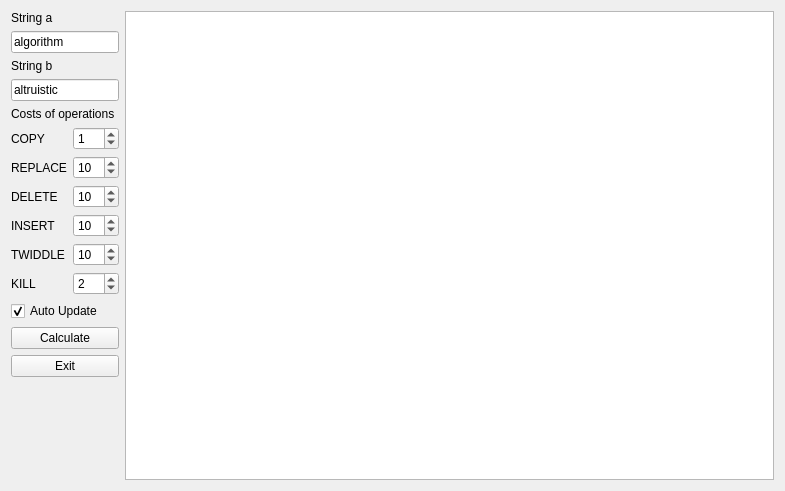
<?xml version="1.0" encoding="UTF-8"?>
<ui version="4.0">
 <class>MainWindow</class>
 <widget class="QMainWindow" name="MainWindow">
  <property name="geometry">
   <rect>
    <x>0</x>
    <y>0</y>
    <width>785</width>
    <height>491</height>
   </rect>
  </property>
  <property name="windowTitle">
   <string>Edit Distance, Zhaoyang, March 2016</string>
  </property>
  <widget class="QWidget" name="centralWidget">
   <property name="sizePolicy">
    <sizepolicy hsizetype="Maximum" vsizetype="Maximum">
     <horstretch>0</horstretch>
     <verstretch>0</verstretch>
    </sizepolicy>
   </property>
   <layout class="QHBoxLayout" name="horizontalLayout_2">
    <item>
     <layout class="QHBoxLayout" name="horizontalLayout" stretch="0,1">
      <item>
       <layout class="QVBoxLayout" name="verticalLayout_2">
        <item>
         <widget class="QLabel" name="label">
          <property name="text">
           <string>String a</string>
          </property>
         </widget>
        </item>
        <item>
         <widget class="QLineEdit" name="_a">
          <property name="text">
           <string>algorithm</string>
          </property>
         </widget>
        </item>
        <item>
         <widget class="QLabel" name="label_2">
          <property name="text">
           <string>String b</string>
          </property>
         </widget>
        </item>
        <item>
         <widget class="QLineEdit" name="_b">
          <property name="text">
           <string>altruistic</string>
          </property>
         </widget>
        </item>
        <item>
         <widget class="QLabel" name="label_5">
          <property name="text">
           <string>Costs of operations</string>
          </property>
         </widget>
        </item>
        <item>
         <layout class="QGridLayout" name="gridLayout" columnstretch="0,1" columnminimumwidth="0,0">
          <item row="0" column="0">
           <widget class="QLabel" name="label_3">
            <property name="text">
             <string>COPY</string>
            </property>
           </widget>
          </item>
          <item row="1" column="0">
           <widget class="QLabel" name="label_4">
            <property name="text">
             <string>REPLACE</string>
            </property>
           </widget>
          </item>
          <item row="0" column="1">
           <widget class="QSpinBox" name="_0">
            <property name="value">
             <number>1</number>
            </property>
           </widget>
          </item>
          <item row="1" column="1">
           <widget class="QSpinBox" name="_1">
            <property name="value">
             <number>10</number>
            </property>
           </widget>
          </item>
          <item row="2" column="1">
           <widget class="QSpinBox" name="_2">
            <property name="value">
             <number>10</number>
            </property>
           </widget>
          </item>
          <item row="3" column="1">
           <widget class="QSpinBox" name="_3">
            <property name="value">
             <number>10</number>
            </property>
           </widget>
          </item>
          <item row="4" column="1">
           <widget class="QSpinBox" name="_4">
            <property name="value">
             <number>10</number>
            </property>
           </widget>
          </item>
          <item row="5" column="1">
           <widget class="QSpinBox" name="_5">
            <property name="value">
             <number>2</number>
            </property>
           </widget>
          </item>
          <item row="2" column="0">
           <widget class="QLabel" name="label_6">
            <property name="text">
             <string>DELETE</string>
            </property>
           </widget>
          </item>
          <item row="3" column="0">
           <widget class="QLabel" name="label_7">
            <property name="text">
             <string>INSERT</string>
            </property>
           </widget>
          </item>
          <item row="4" column="0">
           <widget class="QLabel" name="label_8">
            <property name="text">
             <string>TWIDDLE</string>
            </property>
           </widget>
          </item>
          <item row="5" column="0">
           <widget class="QLabel" name="label_9">
            <property name="text">
             <string>KILL</string>
            </property>
           </widget>
          </item>
         </layout>
        </item>
        <item>
         <widget class="QCheckBox" name="checkBox">
          <property name="text">
           <string>Auto Update</string>
          </property>
          <property name="checked">
           <bool>true</bool>
          </property>
         </widget>
        </item>
        <item>
         <widget class="QPushButton" name="pushButton">
          <property name="text">
           <string>Calculate</string>
          </property>
         </widget>
        </item>
        <item>
         <widget class="QPushButton" name="pushButton_3">
          <property name="text">
           <string>Exit</string>
          </property>
         </widget>
        </item>
        <item>
         <spacer name="verticalSpacer">
          <property name="orientation">
           <enum>Qt::Vertical</enum>
          </property>
          <property name="sizeHint" stdset="0">
           <size>
            <width>20</width>
            <height>40</height>
           </size>
          </property>
         </spacer>
        </item>
       </layout>
      </item>
      <item>
       <widget class="QTableView" name="tableView">
        <property name="mouseTracking">
         <bool>true</bool>
        </property>
        <property name="gridStyle">
         <enum>Qt::NoPen</enum>
        </property>
       </widget>
      </item>
     </layout>
    </item>
   </layout>
  </widget>
 </widget>
 <layoutdefault spacing="6" margin="11"/>
 <resources/>
 <connections/>
</ui>
